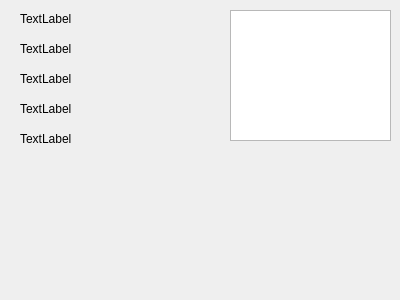
<?xml version="1.0" encoding="UTF-8"?>
<ui version="4.0">
 <class>satelliteWidget</class>
 <widget class="QWidget" name="satelliteWidget">
  <property name="geometry">
   <rect>
    <x>0</x>
    <y>0</y>
    <width>400</width>
    <height>300</height>
   </rect>
  </property>
  <property name="windowTitle">
   <string>Form</string>
  </property>
  <widget class="QTextEdit" name="Image">
   <property name="geometry">
    <rect>
     <x>230</x>
     <y>10</y>
     <width>161</width>
     <height>131</height>
    </rect>
   </property>
  </widget>
  <widget class="QLabel" name="Nom">
   <property name="geometry">
    <rect>
     <x>20</x>
     <y>10</y>
     <width>67</width>
     <height>17</height>
    </rect>
   </property>
   <property name="text">
    <string>TextLabel</string>
   </property>
  </widget>
  <widget class="QLabel" name="ID">
   <property name="geometry">
    <rect>
     <x>20</x>
     <y>40</y>
     <width>67</width>
     <height>17</height>
    </rect>
   </property>
   <property name="text">
    <string>TextLabel</string>
   </property>
  </widget>
  <widget class="QLabel" name="Longitude">
   <property name="geometry">
    <rect>
     <x>20</x>
     <y>70</y>
     <width>67</width>
     <height>17</height>
    </rect>
   </property>
   <property name="text">
    <string>TextLabel</string>
   </property>
  </widget>
  <widget class="QLabel" name="Latitude">
   <property name="geometry">
    <rect>
     <x>20</x>
     <y>100</y>
     <width>67</width>
     <height>17</height>
    </rect>
   </property>
   <property name="text">
    <string>TextLabel</string>
   </property>
  </widget>
  <widget class="QLabel" name="Altitude">
   <property name="geometry">
    <rect>
     <x>20</x>
     <y>130</y>
     <width>67</width>
     <height>17</height>
    </rect>
   </property>
   <property name="text">
    <string>TextLabel</string>
   </property>
  </widget>
 </widget>
 <resources/>
 <connections/>
</ui>
